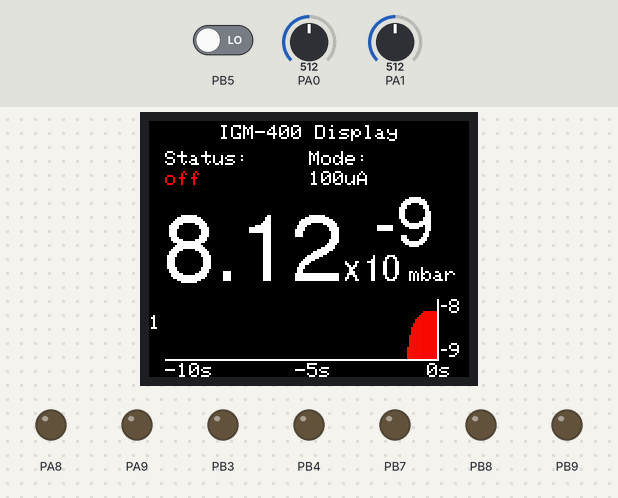
This sketch was run on a simulated STM32 Blue Pill. Shown: 160×128 colour display, output pins drawn as LEDs (lit = HIGH). The test bench sets the inputs (shaded band); at power-on: PA1 = 512, PA0 = 512, PB5 LOW. What the sketch prints to the serial monitor is not drawn.

Above: at 1.36 s.
1.4 s: PA1 set to 716
At 1.52 s:
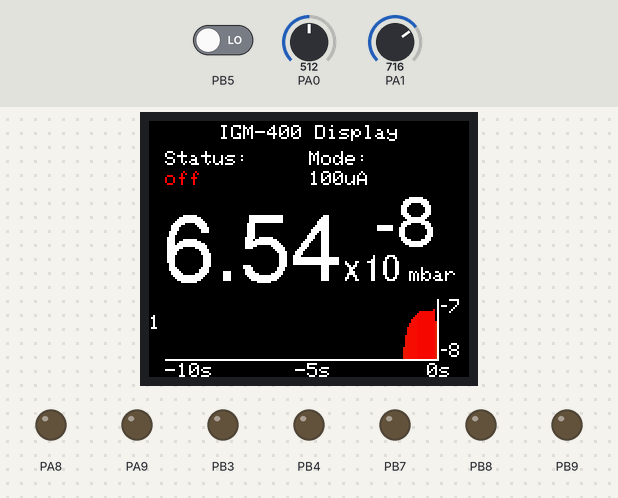
3.1 s: PA0 set to 796
At 3.2 s:
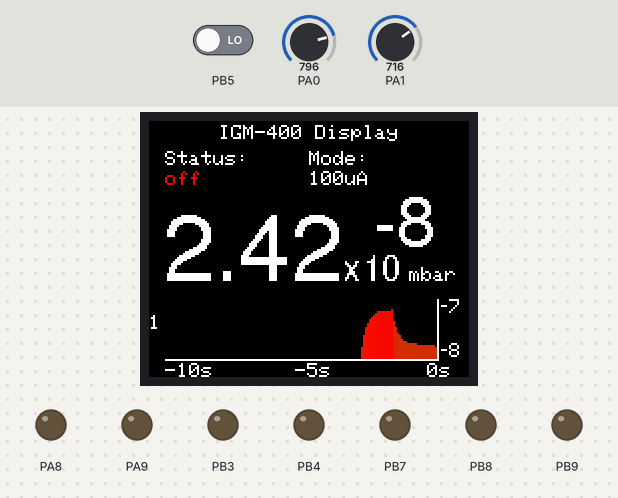
4.6 s: PA0 set to 816
At 4.8 s:
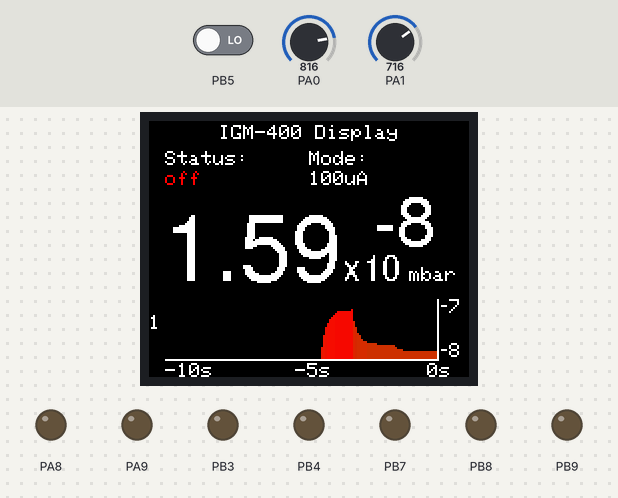
6.5 s: PA1 set to 983
At 6.64 s:
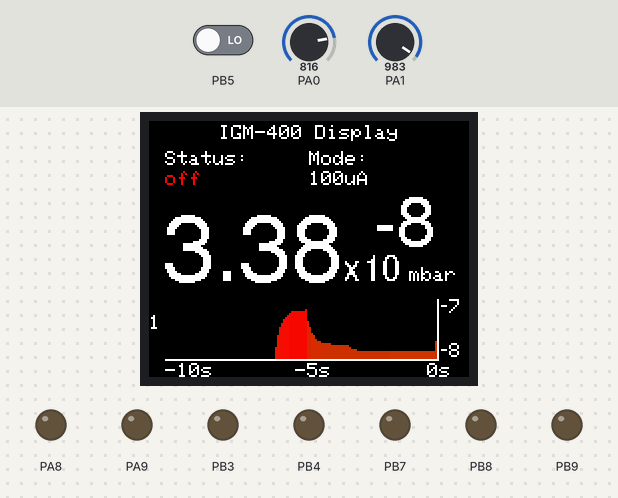
8.1 s: PA1 set to 990
At 9.33 s:
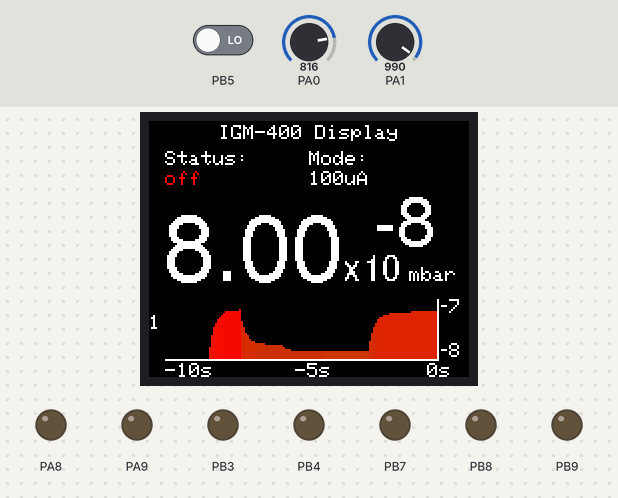
11.0 s: PA0 set to 511
At 11.15 s:
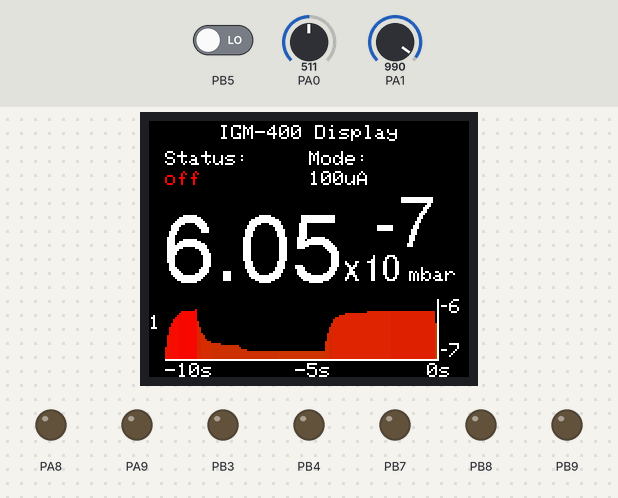

Measured:
- the behaviour switches between 804 and 805 on PA0 (found by bisection; images 2 and 3)
- the behaviour switches between 989 and 990 on PA1 (found by bisection; images 4 and 5)
- after the input at 1.4 s, the display: first differs from a run without the input after 0.12 s (image 1)
- after the input at 11.0 s, the display: first differs from a run without the input after 0.14 s (image 6)

The sketch:

IGM-400.ino
```cpp
#include <Adafruit_GFX.h>    // Core graphics library

#include "Adafruit_ST7735.h" // Hardware-specific library

#define TFT_CS     PA2
#define TFT_RST    PA4
#define TFT_DC     PA3

#include <Fonts/FreeSans24pt7b.h>
#include <Fonts/FreeSans18pt7b.h>
#include <Fonts/FreeSans12pt7b.h>
#include <Fonts/FreeSans9pt7b.h>

Adafruit_ST7735 tft = Adafruit_ST7735(TFT_CS,  TFT_DC, TFT_RST);

float pressure = 0;
float last_pressure = 0;
uint8_t exponent = 0;
uint8_t last_exponent = 0;
uint8_t stat = 0;

uint8_t pressure_history[136];
uint8_t color_history[136];

void setup(void) {
  pinMode(PA8, OUTPUT);
  pinMode(PA9, OUTPUT);

  pinMode(PB3, OUTPUT);
  pinMode(PB4, OUTPUT);
  pinMode(PB7, OUTPUT);
  pinMode(PB8, OUTPUT);
  pinMode(PB9, OUTPUT);

  digitalWrite(PA8, LOW);
  digitalWrite(PA9, LOW);

  digitalWrite(PB3, LOW);
  digitalWrite(PB4, LOW);
  digitalWrite(PB7, LOW);
  digitalWrite(PB8, LOW);
  digitalWrite(PB9, LOW);


  Serial.begin();
  Serial.print("Hello! ST7735 TFT Test");

  // Use this initializer if you're using a 1.8" TFT
  tft.initR(INITR_BLACKTAB);   // initialize a ST7735S chip, black tab

  tft.setRotation(3);
  tft.fillScreen(ST7735_BLACK);

  Serial.println("Initialized");

  tft.setCursor(35, 2);
  tft.setFont();
  tft.print("IGM-400 Display");
}

void updatePressure() {
  tft.setTextColor(ST7735_WHITE);

  if (last_pressure * 100 != pressure * 100) {
    tft.fillRect(7, 47, 90, 34, ST7735_BLACK);
    last_pressure = pressure;
  }

  if (last_exponent != exponent) {
    tft.fillRect(122, 38, 20, 25, ST7735_BLACK);
    tft.fillRect(150, 89, 7, 34, ST7735_BLACK);
    last_exponent = exponent;
  }

  tft.setCursor(7, 73);
  tft.setFont(&FreeSans24pt7b);
  tft.print(pressure);

  tft.setCursor(97, 79);
  tft.setFont(&FreeSans9pt7b);
  tft.print("x10");

  tft.setCursor(112, 62);
  tft.setFont(&FreeSans18pt7b);
  tft.print("-");
  tft.print(exponent);

  tft.setCursor(130, 79);
  tft.setFont();
  tft.print("mbar");
}

void updateGraph() {
  pressure_history[0] = pressure * 3.2;
  color_history[0] = (exponent * 25) + (pressure * 2.5);

  for (int i = sizeof(pressure_history); i > 0; i--) {
    tft.drawFastVLine(7+(137-i), 87 + (33 - pressure_history[i]), pressure_history[i], ST7735_BLACK);
    pressure_history[i] = pressure_history[i-1];
    color_history[i] = color_history[i-1];
    tft.drawFastVLine(7+(137-i), 87 + (33 - pressure_history[i-1]), pressure_history[i-1], ((color_history[i-1] & 0xF8) << 8) | (((255 - color_history[i-1]) & 0xFC) << 3));
  }

  tft.drawFastVLine(144, 89, 31, ST7735_WHITE);

  tft.drawFastHLine(146, 92, 3, ST7735_WHITE);
  tft.drawFastHLine(146, 114, 3, ST7735_WHITE);

  tft.drawFastHLine(8, 119, 137, ST7735_WHITE);

  tft.setTextColor(ST7735_WHITE);
  tft.setFont();
  tft.setCursor(150, 89);
  tft.print(exponent-1);
  tft.setCursor(150, 111);
  tft.print((exponent));


  tft.setCursor(8, 121);
  tft.print("-10s");

  tft.setCursor(73, 121);
  tft.print("-5s");

  tft.setCursor(139, 121);
  tft.print("0s");
}

uint8_t powerbtn_state = 0;


void loop() {
  if (digitalRead(PB5) == LOW && powerbtn_state == 1) {
    stat = !stat;
    tft.fillRect(7, 24, 80, 12, ST7735_BLACK);
  }
  powerbtn_state = digitalRead(PB5);

  digitalWrite(PA8, (stat == 1));
  digitalWrite(PB9, (stat == 1));


  tft.setFont();
  tft.setTextColor(ST7735_WHITE);
  tft.setCursor(8, 15);
  tft.print("Status:");

  tft.setCursor(8, 25);
  if (stat == 1) {
    tft.setTextColor(ST7735_GREEN);
    tft.print("active");
  } else if (stat == 0) {
    tft.setTextColor(ST7735_RED);
    tft.print("off");
  }

  tft.setTextColor(ST7735_WHITE);
  tft.setCursor(80, 15);
  tft.print("Mode:");
  tft.setCursor(80, 25);
  tft.setTextColor(ST7735_WHITE);
  tft.print("100uA");

  updatePressure();
  updateGraph();

  // 3,115264798V = 10V
  // 3866 = 10V

  float analog = ((float)analogRead(PA1) / 3866.0f) - ((float)analogRead(PA0) / 12410.0f);
  exponent = 10 - (analog * 10.0f);

  for (int i = 0; i < 35; i++) {
    pressure = pressure * 0.99f + pow(10.0, (analog * 10.0) - (int)(analog * 10.0)) * 0.01f;
    delay(2);
  }

  if (exponent >= 10) {
    exponent = 9;
  }

  if (pressure >= 9.99) {
    pressure = 0;
  }
}
```
